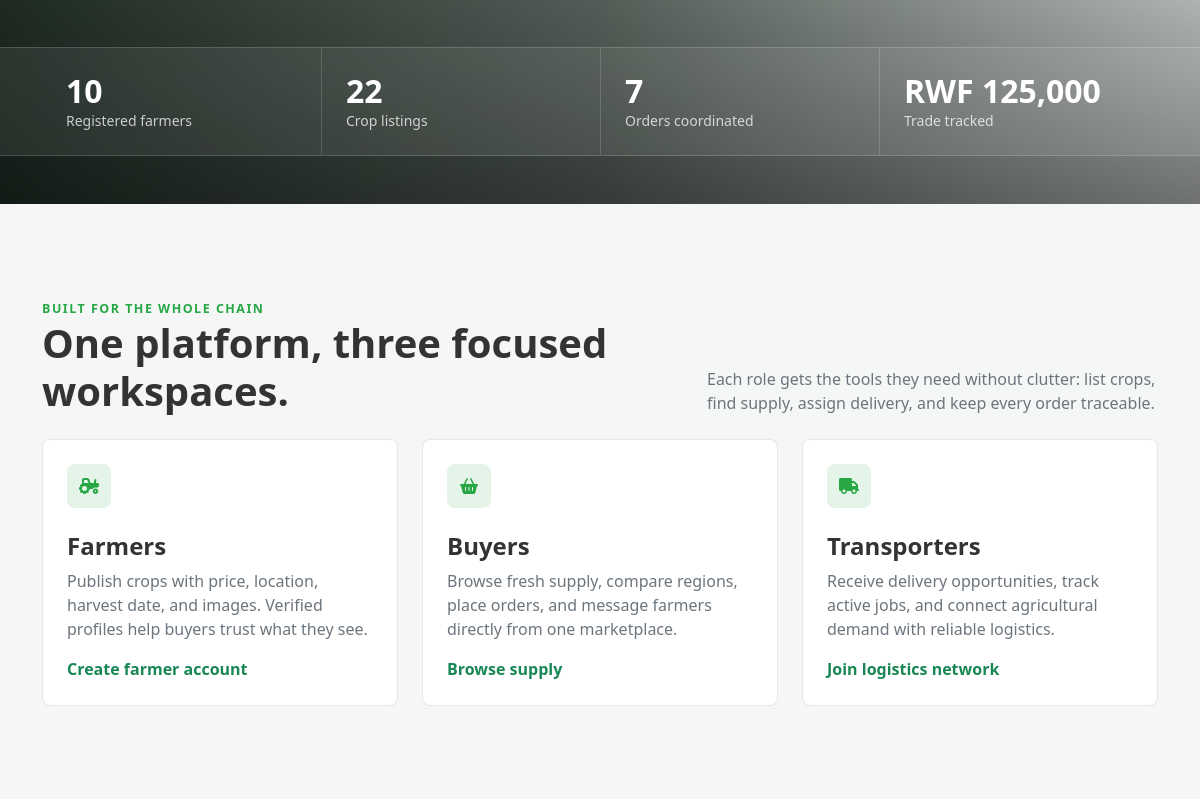
Before: / (middle part) with the older database file.
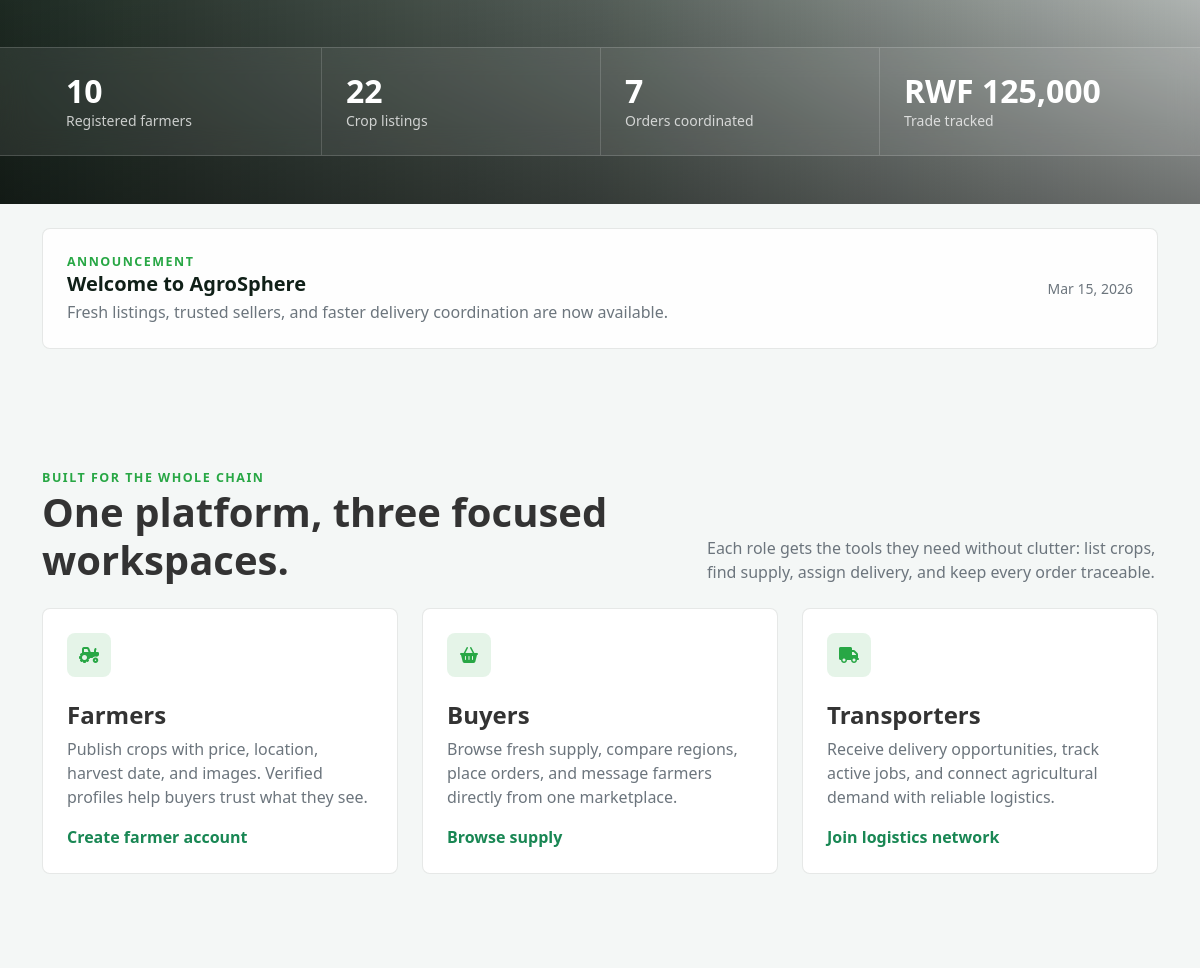
After: the same page with the newer database file.
### tables this page shows
CREATE TABLE IF NOT EXISTS `announcements` (
  `id` INT(11) NOT NULL AUTO_INCREMENT,
  `title` VARCHAR(255) NOT NULL,
  `message` TEXT NOT NULL,
  `target_audience` VARCHAR(255) NOT NULL DEFAULT 'farmer,buyer,transporter,public',
  `created_at` TIMESTAMP DEFAULT CURRENT_TIMESTAMP,
  PRIMARY KEY (`id`),
  KEY `idx_created_at` (`created_at`)
);

### index.php (the view, shortened to what this page needs)
<?php
require_once "includes/db.php";
function table_count($link, $table, $where = "") {
    $sql = "SELECT COUNT(*) AS total FROM {$table}" . ($where ? " WHERE {$where}" : "");
    if ($result = mysqli_query($link, $sql)) {
        $row = mysqli_fetch_assoc($result);
        return (int)($row['total'] ?? 0);
    }
    return 0;
}
$latest_announcement = null;
$sql_ann = "SHOW COLUMNS FROM announcements LIKE 'target_audience'";
if (mysqli_num_rows(mysqli_query($link, $sql_ann)) > 0) {
    $sql_ann = "SELECT * FROM announcements WHERE FIND_IN_SET('public', target_audience) > 0 ORDER BY created_at DESC LIMIT 1";
} else {
    $sql_ann = "SELECT * FROM announcements ORDER BY created_at DESC LIMIT 1";
}
if ($res_ann = mysqli_query($link, $sql_ann)) {
    $latest_announcement = mysqli_fetch_assoc($res_ann);
}
$stats = [
    "farmers" => table_count($link, "users", "role = 'farmer'"),
    "buyers" => table_count($link, "users", "role = 'buyer'"),
    "transporters" => table_count($link, "users", "role = 'transporter'"),
    "crops" => table_count($link, "crops"),
    "orders" => table_count($link, "orders"),
];
$total_trade = 0;
if ($result_trade = mysqli_query($link, "SELECT COALESCE(SUM(total_price), 0) AS total FROM orders")) {
    $row_trade = mysqli_fetch_assoc($result_trade);
    $total_trade = (float)($row_trade['total'] ?? 0);
}
?>
<!DOCTYPE html>
<html lang="en">
<head>
    <link href="https://cdn.jsdelivr.net/npm/bootstrap@5.3.0/dist/css/bootstrap.min.css" rel="stylesheet">
    <link rel="stylesheet" href="assets/css/style.css?v=modern-ui-2">
    <link rel="stylesheet" href="https://cdnjs.cloudflare.com/ajax/libs/font-awesome/6.0.0-beta3/css/all.min.css">
</head>
<body>
    <header class="hero-modern">
        <div class="hero-content">
            <div class="signal-strip mt-5">
                <div class="container">
                    <div class="row g-0 text-white">
                        <div class="col-md-3 metric-tile p-4">
                            <div class="h2 fw-bold mb-0 animated-number" data-target="<?php echo max($stats['farmers'], 12); ?>">0</div>
                            <div class="small opacity-75">Registered farmers</div>
                        </div>
                        <div class="col-md-3 metric-tile p-4">
                            <div class="h2 fw-bold mb-0 animated-number" data-target="<?php echo max($stats['crops'], 25); ?>">0</div>
                            <div class="small opacity-75">Crop listings</div>
                        </div>
                        <div class="col-md-3 metric-tile p-4">
                            <div class="h2 fw-bold mb-0 animated-number" data-target="<?php echo max($stats['orders'], 8); ?>">0</div>
                            <div class="small opacity-75">Orders coordinated</div>
                        </div>
                        <div class="col-md-3 metric-tile p-4">
                            <div class="h2 fw-bold mb-0">RWF <?php echo number_format(max($total_trade, 125000)); ?></div>
                            <div class="small opacity-75">Trade tracked</div>
                        </div>
                    </div>
                </div>
            </div>
        </div>
    </header>
    <?php if ($latest_announcement): ?>
    <section class="py-4">
        <div class="container">
            <div class="market-panel p-4">
                <div class="row align-items-center g-3">
                    <div class="col-lg-8">
                        <div class="section-kicker">Announcement</div>
                        <h5 class="fw-bold mb-1"><?php echo htmlspecialchars($latest_announcement['title']); ?></h5>
                        <p class="mb-0 text-muted"><?php echo nl2br(htmlspecialchars($latest_announcement['message'])); ?></p>
                    </div>
                    <div class="col-lg-4 text-lg-end">
                        <span class="small text-muted"><?php echo date('M d, Y', strtotime($latest_announcement['created_at'])); ?></span>
                    </div>
                </div>
            </div>
        </div>
    </section>
    <?php endif; ?>
    <section id="roles" class="section-shell">
        <div class="container">
            <div class="row align-items-end mb-4">
                <div class="col-lg-7">
                    <div class="section-kicker">Built for the whole chain</div>
                    <h2 class="display-6 fw-bold mb-0">One platform, three focused workspaces.</h2>
                </div>
                <div class="col-lg-5">
                    <p class="text-muted mb-0">Each role gets the tools they need without clutter: list crops, find supply, assign delivery, and keep every order traceable.</p>
                </div>
            </div>
            <div class="row g-4">
                <div class="col-md-4">
                    <div class="role-panel">
                        <div class="role-icon mb-4"><i class="fas fa-tractor"></i></div>
                        <h4 class="fw-bold">Farmers</h4>
                        <p class="text-muted">Publish crops with price, location, harvest date, and images. Verified profiles help buyers trust what they see.</p>
                        <a href="register.php" class="fw-bold text-success text-decoration-none">Create farmer account</a>
                    </div>
                </div>
                <div class="col-md-4">
                    <div class="role-panel">
                        <div class="role-icon mb-4"><i class="fas fa-shopping-basket"></i></div>
                        <h4 class="fw-bold">Buyers</h4>
                        <p class="text-muted">Browse fresh supply, compare regions, place orders, and message farmers directly from one marketplace.</p>
                        <a href="marketplace.php" class="fw-bold text-success text-decoration-none">Browse supply</a>
                    </div>
                </div>
                <div class="col-md-4">
                    <div class="role-panel">
                        <div class="role-icon mb-4"><i class="fas fa-truck"></i></div>
                        <h4 class="fw-bold">Transporters</h4>
                        <p class="text-muted">Receive delivery opportunities, track active jobs, and connect agricultural demand with reliable logistics.</p>
                        <a href="register.php" class="fw-bold text-success text-decoration-none">Join logistics network</a>
                    </div>
                </div>
            </div>
        </div>
    </section>
</body>
</html>

### assets/css/style.css (style rules this page uses)
:root { --primary-color: #28a745; --primary-dark: #218838; --secondary-color: #6c757d; --success-color: #28a745; --info-color: #17a2b8; --warning-color: #ffc107; --danger-color: #dc3545; --light-color: #f8f9fa; --dark-color: #343a40; --sidebar-bg: #2c3e50; --sidebar-text: #ecf0f1; --sidebar-hover: #34495e; --card-shadow: 0 0.5rem 1rem rgba(0, 0, 0, 0.15); --transition-speed: 0.3s; --body-bg: #f4f7f6; --body-text: #333; --surface-bg: #ffffff; --surface-muted: #f8f9fa; --surface-border: rgba(0, 0, 0, 0.08); --muted-text: #6c757d; --table-border: #f1f1f1; --navbar-shadow: 0 2px 4px rgba(0, 0, 0, 0.08); --input-bg: #ffffff; --input-text: #212529; --input-border: #dee2e6; color-scheme: light; }
html[data-theme="light"], body[data-theme="light"] { background-color: var(--body-bg) !important; color: var(--body-text) !important; }
body { font-family: 'Segoe UI', Roboto, 'Helvetica Neue', Arial, sans-serif; background-color: var(--body-bg); color: var(--body-text); transition: background-color var(--transition-speed), color var(--transition-speed); }
.text-muted { color: var(--muted-text) !important; }

Changed rows visible on the page:
added announcements: title "Welcome to AgroSphere", message "Fresh listings, trusted sellers, and faster delivery coordination are now available.", created_at "Mar 15, 2026"
Other visible differences:
text now shown: "ANNOUNCEMENT"
